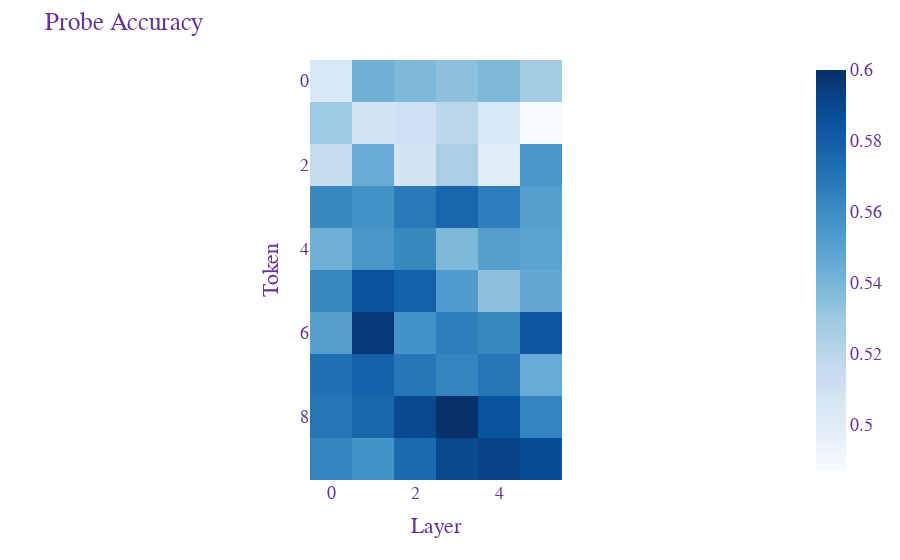

The cell this chart's notebook holds for it:
### Code cell
# probe acc plot
fig = px.imshow(probe_acc, x = list(range(6)), y = list(range(10)), color_continuous_scale='Blues')
fig.update_layout(
    title="Probe Accuracy",
    xaxis_title="Layer",
    yaxis_title="Token",
    font=dict(
        family="Courier New, monospace",
        size=18,
        color="RebeccaPurple"
    )
)
fig.show()

### Figure 1 — Plotly figure (JSON) as saved in the notebook; plotly's stock layout.template omitted (floating-point values rounded to 4 significant figures)
{"data": [{"coloraxis": "coloraxis", "hovertemplate": "x: %{x}<br>y: %{y}<br>color: %{z}<extra></extra>", "name": "0", "type": "heatmap", "x": [0, 1, 2, 3, 4, 5], "xaxis": "x", "y": [0, 1, 2, 3, 4, 5, 6, 7, 8, 9], "yaxis": "y", "z": [[0.5043, 0.5426, 0.5383, 0.534, 0.5383, 0.5277], [0.5298, 0.5085, 0.5106, 0.5191, 0.5043, 0.4872], [0.5149, 0.5447, 0.5064, 0.5255, 0.5, 0.5553], [0.5617, 0.5574, 0.5681, 0.5766, 0.566, 0.5511], [0.5426, 0.5553, 0.5617, 0.5383, 0.5511, 0.5489], [0.5617, 0.5851, 0.5787, 0.5532, 0.534, 0.5468], [0.5511, 0.5957, 0.5574, 0.566, 0.5617, 0.583], [0.5723, 0.5787, 0.5702, 0.5638, 0.5702, 0.5447], [0.5702, 0.5766, 0.5894, 0.6, 0.5851, 0.5638], [0.5638, 0.5574, 0.5745, 0.5894, 0.5915, 0.5872]]}], "layout": {"coloraxis": {"colorscale": [[0, "rgb(247,251,255)"], [0.125, "rgb(222,235,247)"], [0.25, "rgb(198,219,239)"], [0.375, "rgb(158,202,225)"], [0.5, "rgb(107,174,214)"], [0.625, "rgb(66,146,198)"], [0.75, "rgb(33,113,181)"], [0.875, "rgb(8,81,156)"], [1, "rgb(8,48,107)"]]}, "font": {"color": "RebeccaPurple", "family": "Courier New, monospace", "size": 18}, "margin": {"t": 60}, "title": {"text": "Probe Accuracy"}, "xaxis": {"anchor": "y", "constrain": "domain", "domain": [0, 1], "scaleanchor": "y", "title": {"text": "Layer"}}, "yaxis": {"anchor": "x", "autorange": "reversed", "constrain": "domain", "domain": [0, 1], "title": {"text": "Token"}}}}
